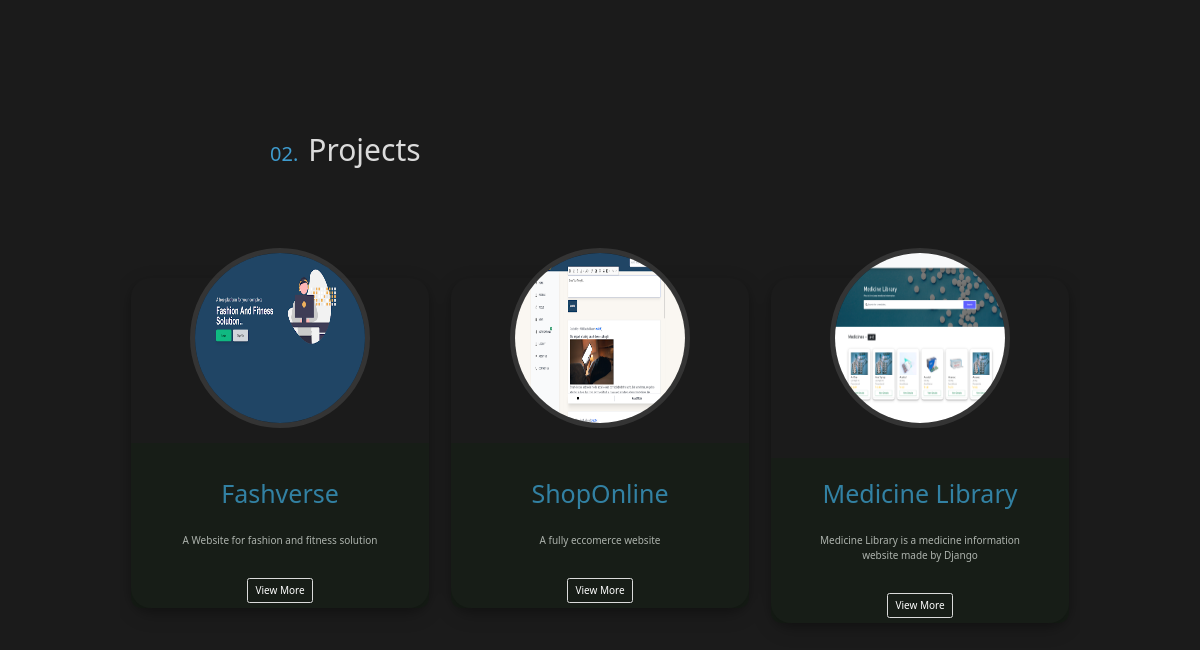
Before: /rak1b (lower part) with the older database file.
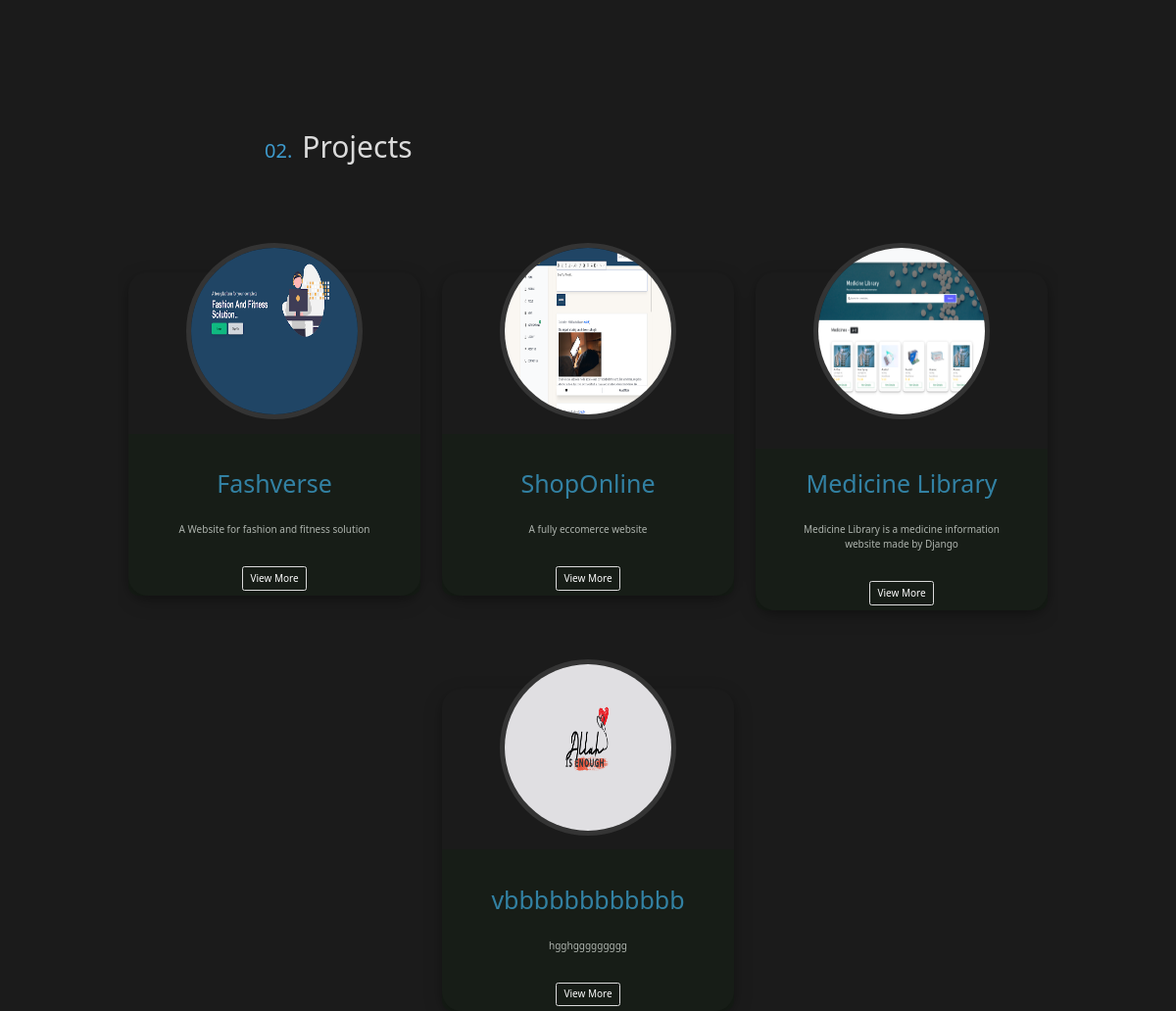
After: the same page with the newer database file.
### EditPortfolio/models.py (models this page shows)
class projectsModel(models.Model):
    user = models.ForeignKey(User,on_delete=models.CASCADE)
    title = models.CharField(max_length=250)
    short_description = models.CharField(max_length=250)
    full_description = FroalaField()
    image = models.ImageField(upload_to ='projects/')
    created = models.DateTimeField(auto_now_add=True)

### PublishedPortfolio/views.py (the view, shortened to what this page needs)
# urls.py: path("<str:name>",publishedView,name="published"),
def publishedView(request,name):
  user = User.objects.filter(username=name).first()
  navdetails = NavbarModel.objects.filter(user=user.id).first()
  if user:
    hero_contents = heroModel.objects.filter(username=name).first()
    hero_contents_default = heroModel.objects.filter(username="default").first()
    pmodel = projectsModel.objects.filter(user = user)
    theme = Theme.objects.filter(user=user).first()
    if hero_contents is not None:
        data = {
            "check": 1,
            'before_name': hero_contents.before_name,
            'name': hero_contents.fullname,
            'before_description': hero_contents.before_description,
            'description': hero_contents.description,
        }
    return render(request, "published/index.html", context={
        'data': data,
        'projects' : pmodel,
        'theme':theme,
        'navbar':navdetails
    })
  else:
    return HttpResponse("User dont exists,please create a account")

### templates/published/index.html (shortened to what this page needs)
{% extends "base.html" %}
 {% load static %}
 {% block css %}
<link rel="stylesheet" href="{% static 'css/navbar.css' %}" type="text/css" />
<link
  rel="stylesheet"
  href="{% static 'css/edit/edit.css' %}"
  type="text/css"
/>
{% endblock %}
  {% block content %}
  <div style="background: {{color}};"  class="background_full">
     {% include "Hero/hero.html" with data=data %}
     {% include "projects/projects_container.html" with published=1 %}
  </div>
{% endblock %}

### templates/projects/project.html (shortened to what this page needs)
{%load static%}
<div
  class="card__container position-relative project"
  id="project_{{project.id}}"
>
  <div class="position-absolute its_back"></div>
  <div class="card__image">
    <img src="{{project.image.url}}" alt="Not Found" />
  </div>
  <div class="card__header">
    <h1>{{project.title}}</h1>
  </div>
  <div class="card__desc"><p>{{project.short_description }}</p></div>
  <div
    class="btn btn-outline-success view_more"
    onclick="showProject('{{project.id}}')"
  >
    View More
  </div>
</div>

Changed rows visible on the page:
added projectsModel: image (picture), title "vbbbbbbbbbbbb", short_description "hgghggggggggg"
